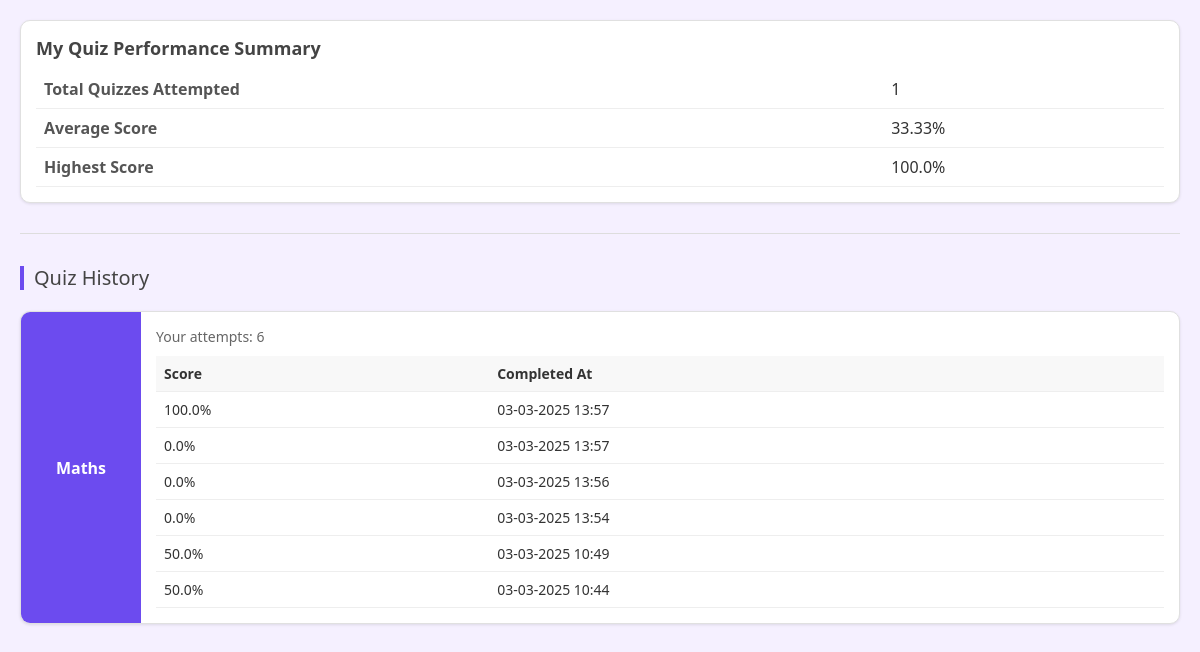
/my_quizzes/ (signed in), run on the app's committed database.
### Quizzes/models.py (models this page shows, shortened)
class StudentQuizAttempt(models.Model):
    student = models.ForeignKey(Student, on_delete=models.CASCADE)
    quiz = models.ForeignKey(Quiz, on_delete=models.CASCADE)
    score = models.FloatField()
    completed_at = models.DateTimeField(auto_now_add=True)

class Quiz(models.Model):
    title = models.CharField(max_length=255)
    educator = models.ForeignKey(Educator, on_delete=models.CASCADE)
    created_at = models.DateTimeField(auto_now_add=True)
    subject = models.CharField(max_length=100, default='General')

### Students/views.py (the view)
# urls.py: path('my_quizzes/', views.my_quizzes, name='my_quizzes'),
def my_quizzes(request):
    print("My Quizzes View Accessed")
    student = Student.objects.get(user=request.user)
    selected_subject = request.GET.get('subject')
    attempts = (
        StudentQuizAttempt.objects
        .filter(student=student)
        .select_related('quiz')
        .order_by('quiz__title', '-completed_at')
    )
    if selected_subject:
        attempts = attempts.filter(quiz__subject__name=selected_subject)
    total_quizzes_attempted = len(set(attempt.quiz_id for attempt in attempts))
    average_score = attempts.aggregate(Avg('score'))['score__avg'] or 0
    highest_score = attempts.aggregate(Max('score'))['score__max'] or 0
    quizzes = {}
    for attempt in attempts:
        quiz_title = attempt.quiz.title
        if quiz_title not in quizzes:
            quizzes[quiz_title] = []
        quizzes[quiz_title].append(attempt)
    context = {
        'quizzes': quizzes,
        'total_quizzes_attempted': total_quizzes_attempted,
        'average_score': round(average_score, 2),
        'highest_score': highest_score,
        'selected_subject': selected_subject,  # Pass selected subject (if any)
        'no_attempts_message': 'No quizzes attempted for this subject. Start now!' if selected_subject and not attempts else None
    }
    return render(request, 'students/my_quizzes.html', context)

### templates/students/my_quizzes.html (shortened to what this page needs)
<!DOCTYPE html>
<html lang="en">
<head>
</head>
<body>
<div class="summary-card">
    <div class="summary-title">My Quiz Performance Summary</div>
    <table class="summary-table">
        <tr>
            <th>Total Quizzes Attempted</th>
            <td>{{ total_quizzes_attempted }}</td>
        </tr>
        <tr>
            <th>Average Score</th>
            <td>{{ average_score }}%</td>
        </tr>
        <tr>
            <th>Highest Score</th>
            <td>{{ highest_score }}%</td>
        </tr>
    </table>
</div>
<hr>
<div class="quiz-history-title">Quiz History</div>
{% if quizzes %}
    <div class="quiz-grid">
        {% for quiz_title, attempts in quizzes.items %}
            <div class="quiz-card">
                <div class="quiz-subject">{{ quiz_title }}</div>
                <div class="quiz-info">
                    <div class="attempts-info">Your attempts: {{ attempts|length }}</div>
                    <table class="quiz-attempts-table">
                        <thead>
                            <tr>
                                <th>Score</th>
                                <th>Completed At</th>
                            </tr>
                        </thead>
                        <tbody>
                            {% for attempt in attempts %}
                                <tr>
                                    <td>{{ attempt.score }}%</td>
                                    <td>{{ attempt.completed_at|date:"d-m-Y H:i" }}</td>
                                </tr>
                            {% endfor %}
                        </tbody>
                    </table>
                </div>
            </div>
        {% endfor %}
    </div>
{% endif %}
</body>
</html>

### templates/students/my_quizzes.html (style rules this page uses)
body { font-family: 'Segoe UI', Tahoma, Geneva, Verdana, sans-serif; margin: 0; padding: 20px; background-color: #f5f0ff; color: #333; }
.summary-card { background-color: white; border-radius: 10px; padding: 15px; box-shadow: 0 1px 3px rgba(0, 0, 0, 0.1); border: 1px solid #e0e0e0; margin-bottom: 20px; }
.summary-title { font-size: 18px; font-weight: 600; margin-bottom: 10px; color: #444; }
.summary-table { width: 100%; border-collapse: collapse; }
.summary-table th, .summary-table td { text-align: left; padding: 8px; border-bottom: 1px solid #eee; }
.summary-table th { font-weight: 600; color: #555; }
hr { border: 0; height: 1px; background-color: #ddd; margin: 30px 0; }
.quiz-history-title { font-size: 20px; color: #444; font-weight: 500; margin: 30px 0 20px; display: flex; align-items: center; }
.quiz-history-title::before { content: ""; display: inline-block; width: 4px; height: 24px; background-color: #6c4bef; margin-right: 10px; }
.quiz-grid { display: grid; grid-template-columns: 1fr; gap: 20px; }
.quiz-card { background-color: white; border-radius: 10px; box-shadow: 0 1px 3px rgba(0, 0, 0, 0.1); overflow: hidden; display: grid; grid-template-columns: 120px 1fr; border: 1px solid #e0e0e0; }
.quiz-subject { background-color: #6c4bef; color: white; display: flex; align-items: center; justify-content: center; font-weight: bold; font-size: 16px; padding: 15px; text-align: center; }
.quiz-info { padding: 15px; }
.attempts-info { font-size: 14px; color: #666; margin-bottom: 10px; }
.quiz-attempts-table { width: 100%; border-collapse: collapse; }
.quiz-attempts-table th, .quiz-attempts-table td { padding: 8px; font-size: 14px; border-bottom: 1px solid #eee; text-align: left; }
.quiz-attempts-table th { background-color: #f8f8f8; font-weight: 600; }

### data on the page
StudentQuizAttempt: title "Maths", attempts "6", score "100.0", completed_at "03-03-2025 13:57"
StudentQuizAttempt: score "0.0", completed_at "03-03-2025 13:57"
StudentQuizAttempt: score "0.0", completed_at "03-03-2025 13:56"
StudentQuizAttempt: score "0.0", completed_at "03-03-2025 13:54"
StudentQuizAttempt: score "50.0", completed_at "03-03-2025 10:49"
StudentQuizAttempt: score "50.0", completed_at "03-03-2025 10:44"

### other printed values
{{ total_quizzes_attempted }} "1"
{{ average_score }} "33.33"
{{ highest_score }} "100.0"
